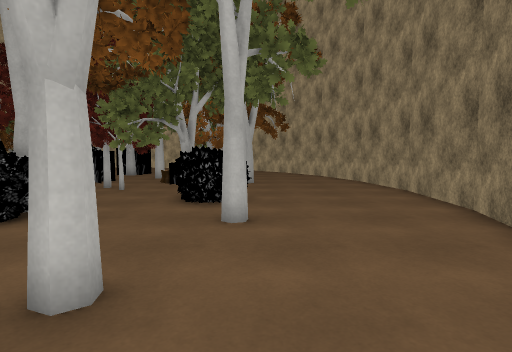
View 1 (above)

20 first-person views from a walk through a 3-D level made in the Unity game engine. The camera is 1.3 m above the floor, tilts 4° down and sees 80° across. The floor is counted in squares, 1 m on a side. Each view is taken from the middle of a square. On the plan, view 1 faces up. The plan holds only what a view shows up to about 14 squares ahead; the rest is blank. The place goes on beyond the plan. Some surface patterns are stand-ins.

View 2
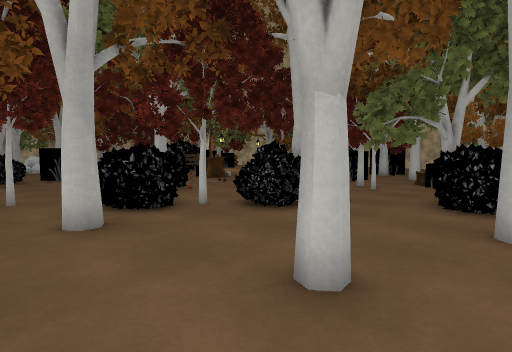

View 3
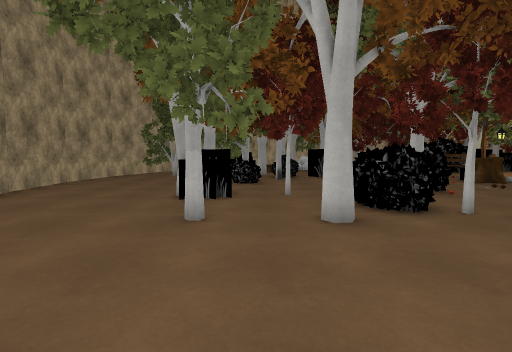

View 4
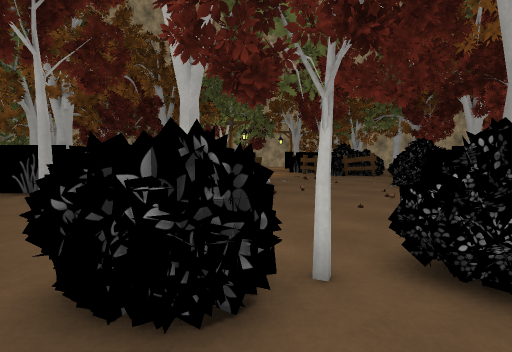

View 5
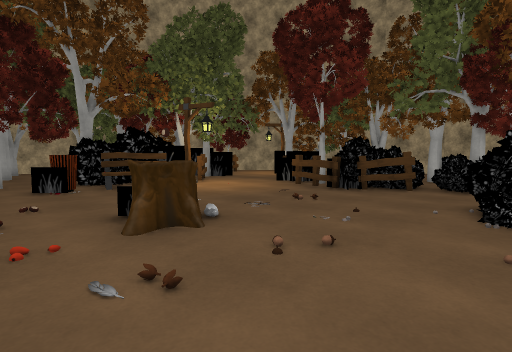

View 6
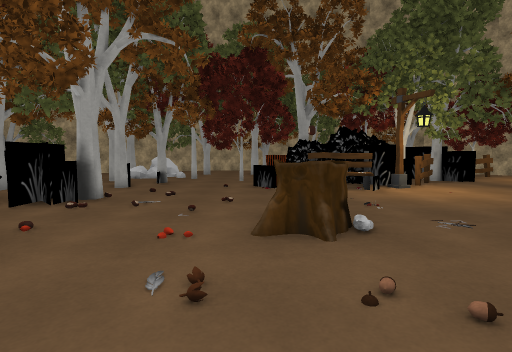

View 7
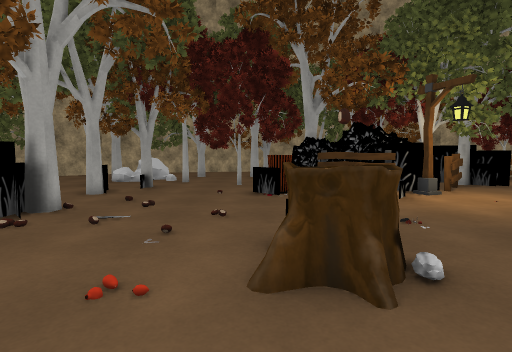

View 8
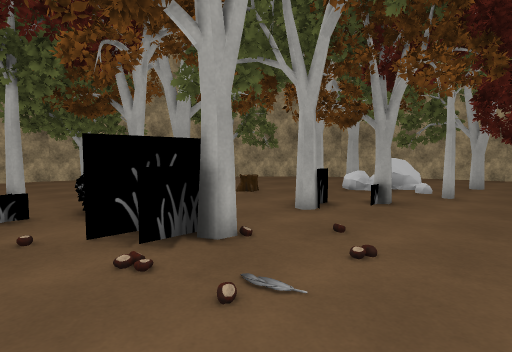

View 9
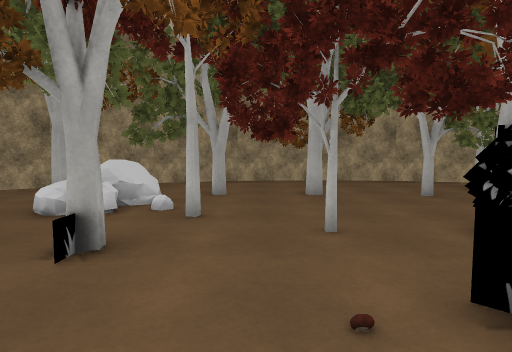

View 10
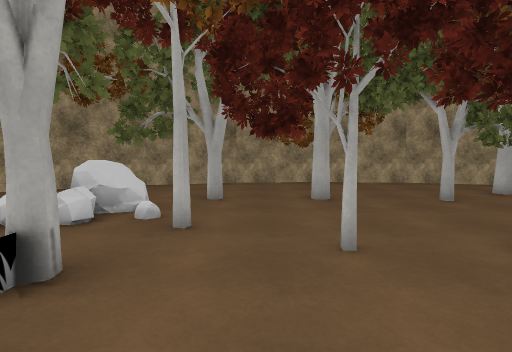

View 11
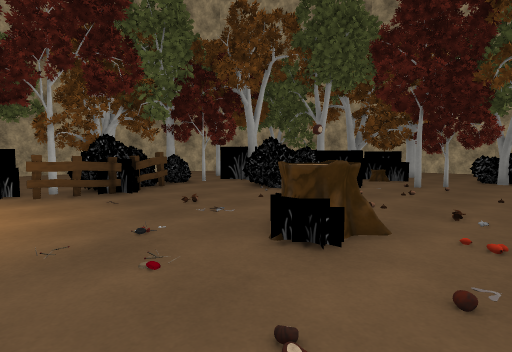

View 12
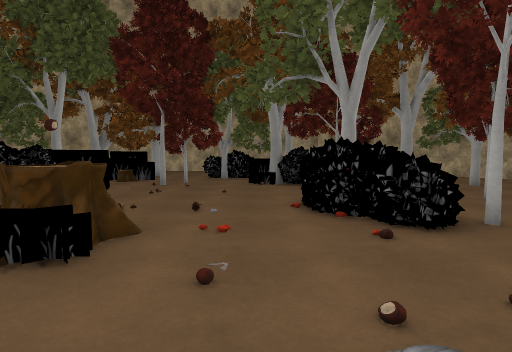

View 13
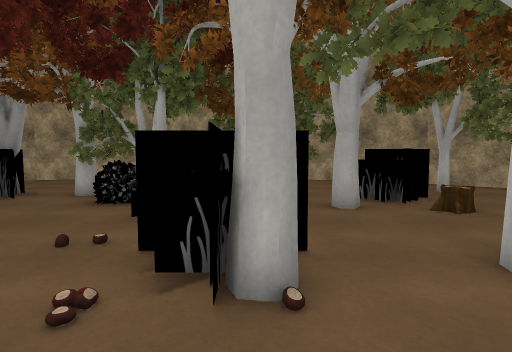

View 14
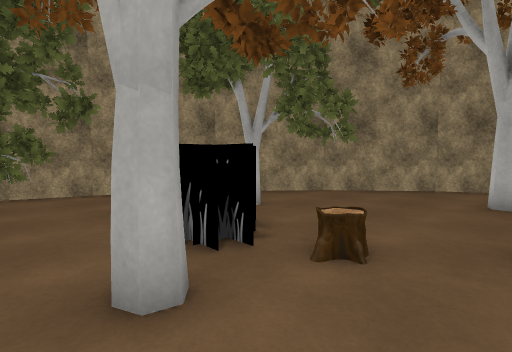

View 15
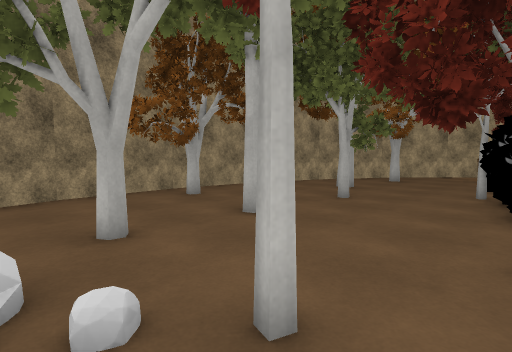

View 16
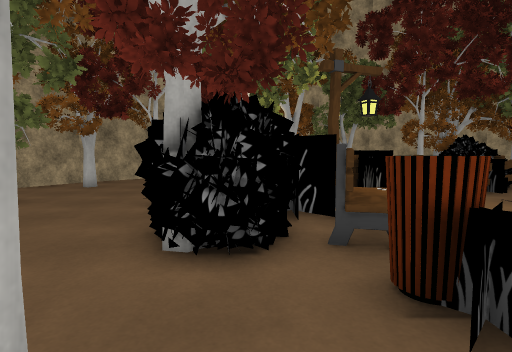

View 17
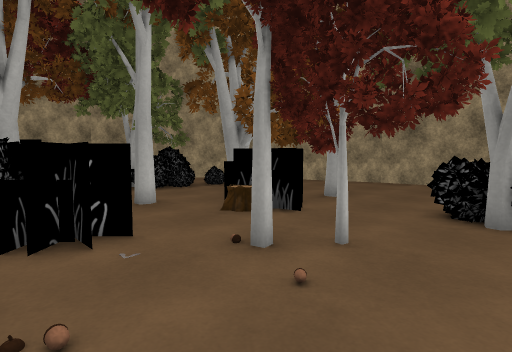

View 18
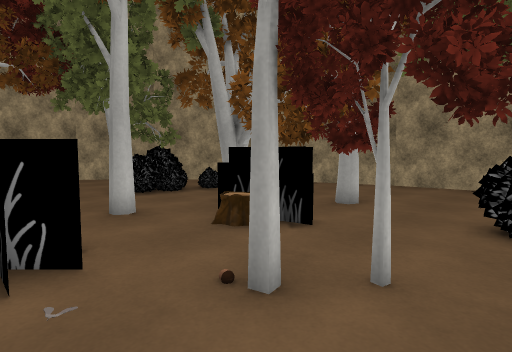

View 19
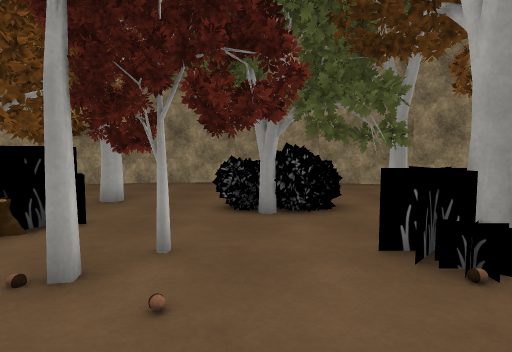

View 20
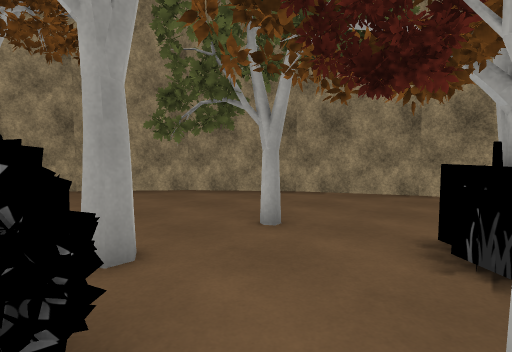

### Floor plan
Key: @ floor where view 1 was taken; # wall or solid block; . floor; S stump; T tree; B bush; F fence; L lantern; E bench; I bin; O other object.
Columns run from 35 left of view 1 to 6 right of it. Each row starts with its distance up from view 1.
 21    #..... T .. OO TTBBBBB     .TBBB
 20    #.T... TT....OOTTTBFBBT T  .BBBB
 19    .......OT......FFFFF..T T ...T..    #
 18  ##.......  F.......F.....B  .....     ##
 17  #...T....  TF..........BBBB .T.TT   ...#
 16  #...TT..T  OOL.........OBBB ....T .....#
 15  #....TT..O OO......OO.O.BBB...STTT.....#
 14  #....T...  OOEE.......O.......ST.TT....#
 13 ##....T...BTBEE........O..O.............##
 12 #..........TBEE......S..O.O.OTTT.........#
 11 #.T.........BII...O.SS.O..O.OTT..BB......#
 10 #.TT..T..............S.......TT..TB......#
  9 ##T.......TT..O..OOO.O.....O....TBBB....##
  8  #........T..................OOOTBB.....#
  7  #....T...T.....O......BB....TT.T.......#
  6  #.........OT..O.OO..OBBBT...BB...TT....#
  5  #...TTOO....TO.OTOO.BBBBT..TBB.........#
  4  ##..TTOO .......O.OO.T    BT..........##
  3   #      O.T..............BBB....T.....#
  2   ##  .T.........TB..........T........##
  1    #........S..T.TBTO....TT..T......  #
  0    ##..........T....TB........TT...@.##
 -1     ##...T...O......BTT...O..TT.....
 -2      #....T.  .....  TTT.TT.........#
 -3      ##...T.  .....    ............##
 -4       ##...   ...... .............##
 -5        ###   ...T... ...........###
 -6          ##  .TTT... ..........##
 -7             #.TT...  ........###

Where each view was taken, in squares from view 1:
view 1: 0 up, 0 right, facing up
view 2: 0 up, 0 right, facing up-left
view 3: 0 up, 0 right, facing left
view 4: 2 up, 5 left, facing up-left
view 5: 8 up, 9 left, facing up-left
view 6: 10 up, 9 left, facing left
view 7: 10 up, 11 left, facing left
view 8: 9 up, 15 left, facing down-left
view 9: 8 up, 19 left, facing left
view 10: 8 up, 20 left, facing left
view 11: 8 up, 19 left, facing up-right
view 12: 8 up, 19 left, facing right
view 13: 8 up, 18 left, facing down
view 14: 3 up, 19 left, facing down-left
view 15: 5 up, 24 left, facing up-left
view 16: 8 up, 23 left, facing up
view 17: 9 up, 9 left, facing up-right
view 18: 10 up, 8 left, facing up-right
view 19: 10 up, 9 left, facing right
view 20: 3 up, 10 left, facing down-right
